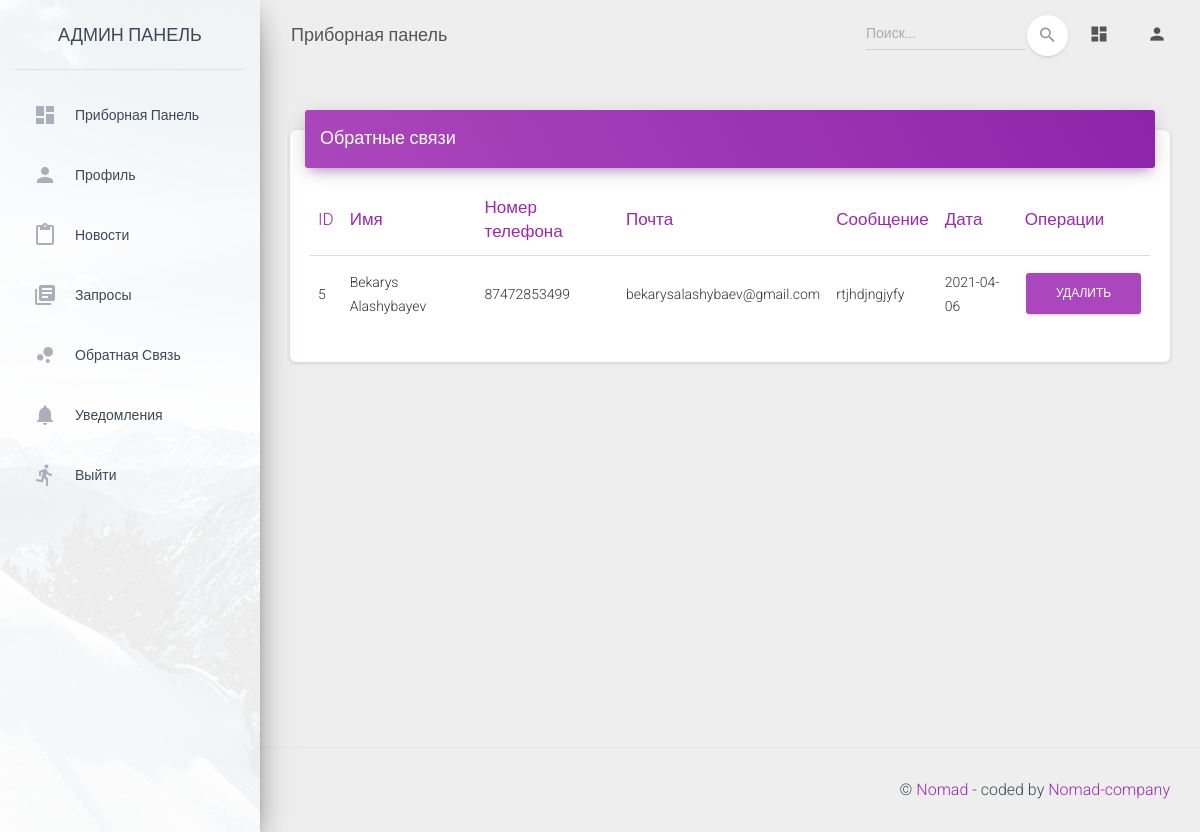
The app's page /admin-panel/contacts (signed in) with its own data.
### mainsite/models.py (models this page shows, shortened)
class ContactForm(models.Model):
    name = models.CharField(max_length=255)
    email = models.CharField(max_length=255)
    phone = models.CharField(max_length=255)
    description = models.TextField()
    created_at = models.DateTimeField(auto_now_add=True)

### app/views.py (the view)
# urls.py: path('contacts', contactforms, name='contactforms'),
@login_required(login_url="/admin-panel/login/")
def contactforms(request):
    list = ContactForm.objects.all()
    context = {"list": list}
    context['segment'] = 'contactforms'
    html_template = loader.get_template('contact-forms.html')
    return HttpResponse(html_template.render(context, request))

### core/templates/contact-forms.html (shortened to what this page needs)
{% extends "layouts/base.html" %}
{% block content %}
        <div class="row">
            <div class="col-md-12">
              <div class="card">
                <div class="card-header card-header-primary">
                  <h4 class="card-title ">Обратные связи</h4>
                </div>
                <div class="card-body">
                  <div class="table-responsive">
                    <table class="table">
                      <thead class=" text-primary">
                        <th>
                          ID
                        </th>
                        <th>
                          Имя
                        </th>
                        <th>
                          Номер телефона
                        </th>
                        <th>
                          Почта
                        </th>
                        <th>
                          Сообщение
                        </th>
                        <th>
                          Дата
                        </th>
                        <th>
                          Операции
                        </th>
                      </thead>
                      <tbody>
                        {% for l in list %}
                            <tr>
                                <td>{{ l.pk }}</td>
                                <td>{{ l.name }}</td>
                                <td>{{ l.phone }}</td>
                                <td>{{ l.email}}</td>
                                <td>{{ l.description}}</td>
                                <td>{{ l.created_at|date:"Y-m-d" }}</td>
                                <td><a href="/admin-panel/contact/delete/{{ l.pk }}"
                                                           class="btn confirm-delete"
                                                           data-toggle="modal" data-target="#confirmDeleteModal"
                                                           id='deleteButton{{ l.pk }}' style="background-color: #ab47bc;">Удалить</a></td>
                            </tr>
                         {% endfor %}
                      </tbody>
                    </table>
                  </div>
                </div>
              </div>
            </div>
        </div>
{% endblock content %}

### records on screen
ContactForm: pk "5", name "Bekarys Alashybayev", phone "87472853499", email "bekarysalashybaev@gmail.com", description "rtjhdjngjyfy", created_at "2021-04-06"
